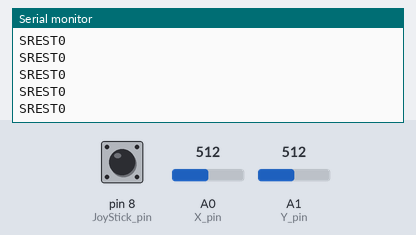
A sketch run on a simulated Arduino Uno, built with avr-gcc and run on an emulated ATmega328P. On the bench: the last lines printed to the serial monitor. Inputs (shaded band) come from the test bench; at power-on: A0 (X_pin) = 512, pin 8 (JoyStick_pin) HIGH, A1 (Y_pin) = 512.

Above: at 1.2 s.
1.3 s: A0 (X_pin) set to 0
At 1.35 s:
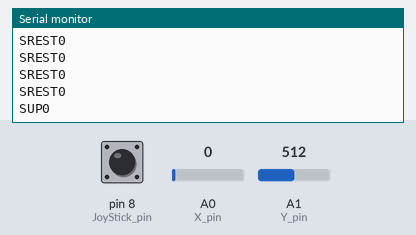
3.2 s: A0 (X_pin) set to 1023
At 3.25 s:
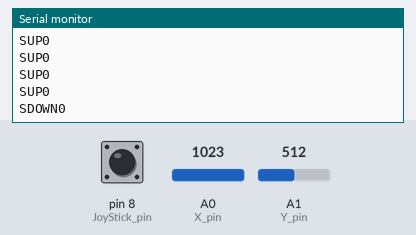
5.1 s: pin 8 (JoyStick_pin) pulled LOW for 0.15 s
At 5.14 s:
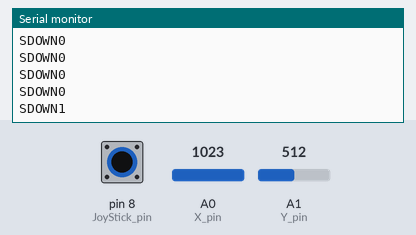

The sketch:

JoyStickMapped.ino
```cpp
const int JoyStick_pin = 8; //plug Joystick 'Button' into pin 8
const int X_pin = A0;       //plug joystick X direction into pin A0
const int Y_pin = A1;       //plug joystick Y direction into pin A1
int xc;
int yc;
int JSButton;

void setup() {
//  for (int i = 0; i < 2; i++) {
//    pinMode(JoyStick_pin, INPUT);
//  }
//
  pinMode(JoyStick_pin, INPUT_PULLUP);
  Serial.begin(115200);
}

void loop() {
  int x = analogRead(X_pin);  //read x direction value and -517 to bring back to around 0
  int y = analogRead(Y_pin);  //read y direction value and -512 to bring back to around 0
  int buttonStates = digitalRead(JoyStick_pin);

  if (x == 0) {         //joystick has off set of +/-8 so this negates that
    xc = 0;             //turn analogue value into integer. 0, 1 or 2 depending on state
    yc = 1;
    if(buttonStates == 1){
      Serial.print("SUP0\n");
    } else {
      Serial.print("SUP1\n");
    }
  } else if (x == 1023) {
    xc = 0;             //turn analogue value into integer. 0, 1 or 2 depending on state
    yc = -1;
    if(buttonStates == 1){
      Serial.print("SDOWN0\n");
    } else {
      Serial.print("SDOWN1\n");
    }
  } else if (y == 0) {
    xc = 1;
    yc = 0;
    if(buttonStates == 1){
      Serial.print("SRIGHT0\n");
    } else {
      Serial.print("SRIGHT1\n");
    }
  } else if (y == 1023) {
    xc = -1;
    yc = 0;
    if(buttonStates == 1){
      Serial.print("SLEFT0\n");
    } else {
      Serial.print("SLEFT1\n");
    }
  } else {
    xc = 0;
    yc = 0;
    if(buttonStates == 1){
      Serial.print("SREST0\n");
    } else {
      Serial.print("SREST1\n");
    }
  }


//  buttonStates |= ((digitalRead(JoyStick_pin) == LOW) ? 1 : 0) << 0;


//  Serial.print("S");
//  Serial.print(xc);
//  Serial.print(",");
//  Serial.print(yc);
//  Serial.print(",");
//  Serial.println(buttonStates);

  delay(40);

}
```

Measured:
- after the input at 1.3 s, the serial monitor: prints a new line at once (image 1)
- after the input at 3.2 s, the serial monitor: prints a new line at once (image 2)
- after the input at 5.1 s, the serial monitor: prints a new line at once (image 3)
